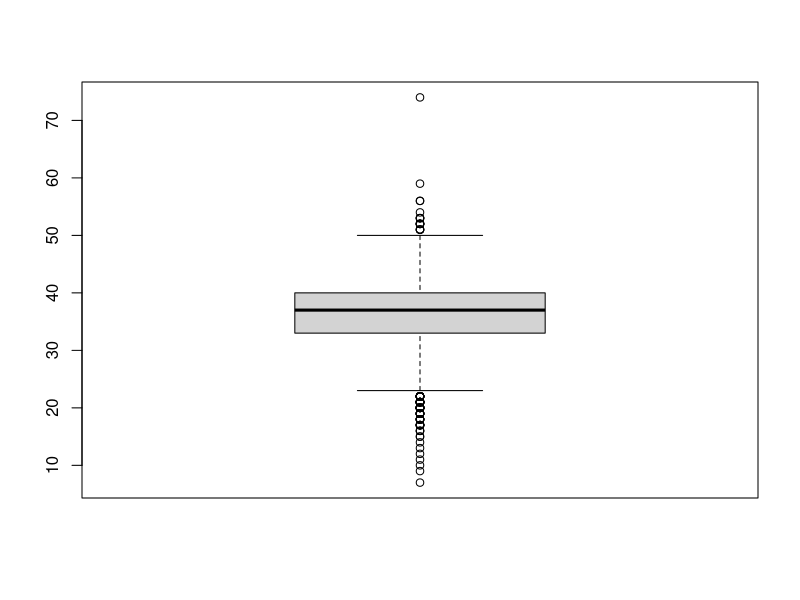
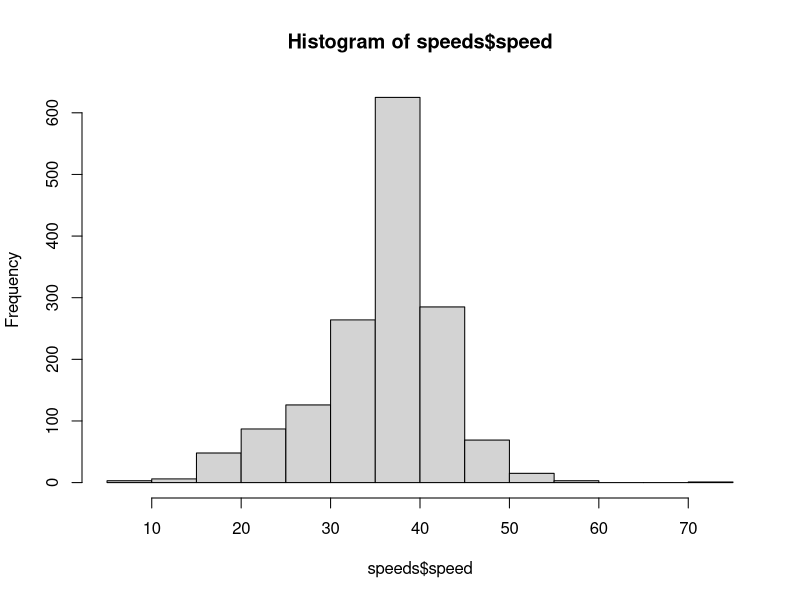

R code for these plots, in order: (Note: this script raises an error after producing the figures.)
library(ggplot2);

speeds <-read.csv("tocern.csv", colClasses = c(holidayfr="logical", holidaych="logical",schoolfr="logical",schoolch="logical"))
summary (speeds$speed)
boxplot(speeds$speed)
hist(speeds$speed)

scatterplotSpeedMinutes <- ggplot(data = speeds, aes(x=minutes, y=speed)) + geom_point(shape=1)
print(scatterplotSpeedMinutes)
scatterplotSpeedTimestamp <- ggplot(data = speeds, aes(x=timestamp, y=speed)) + geom_point(shape=1)
print(scatterplotSpeedTimestamp)
scatterplotSpeedSchoolfr <- ggplot(data = speeds, aes(x=schoolfr, y=speed)) + geom_point(shape=1)
print(scatterplotSpeedSchoolfr)

facetedHistograms <- ggplot(data = speeds, aes(x=speed)) + geom_histogram() + ggtitle("results") + facet_grid(morningrush~weekday, labeller = label_both)
print(facetedHistograms)
facetedScatterplots <- ggplot(data = speeds, aes(x=minutes, y=speed)) + geom_point(shape=1) + ggtitle("results") + facet_grid(weekday~morningrush, labeller = label_both)
print(facetedScatterplots)
facetedScatterplots <- ggplot(data = speeds, aes(x=temperature, y=speed)) + geom_point(shape=1) + ggtitle("results") + facet_grid(weekday~morningrush, labeller = label_both)
print(facetedScatterplots)
